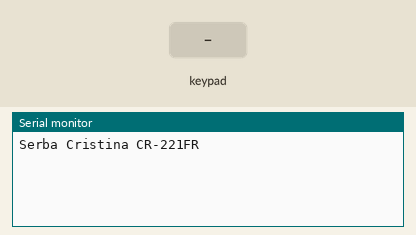
A sketch run on a simulated Arduino Uno, built with avr-gcc and run on an emulated ATmega328P. Parts: the last lines printed to the serial monitor. Inputs (shaded band) come from the test bench.

Above: at 1.2 s.
1.3 s: key '7' pressed
At 2.2 s:
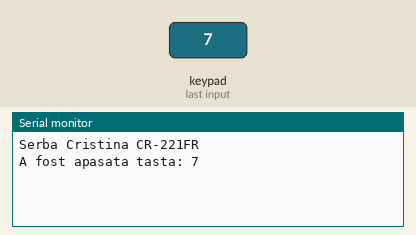
2.8 s: keypad keys 9 8 7 6 * pressed 0.4 s apart
At 5.9 s:
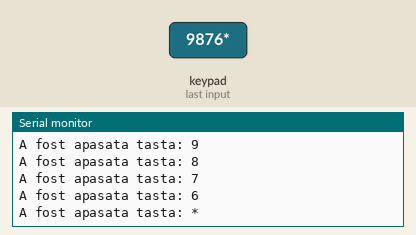
6.3 s: key '/' pressed
At 7.5 s:
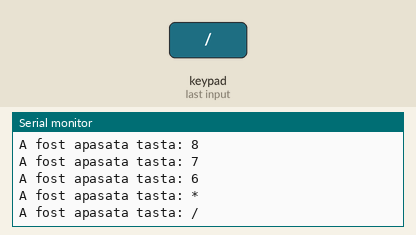
7.8 s: keypad keys 9 8 7 6 = pressed 0.4 s apart
At 10.9 s:
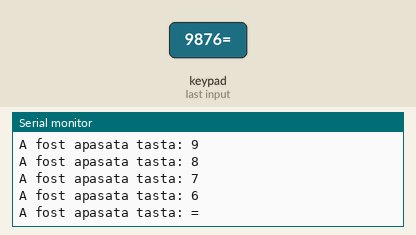
11.3 s: key 'C' pressed
At 12.5 s:
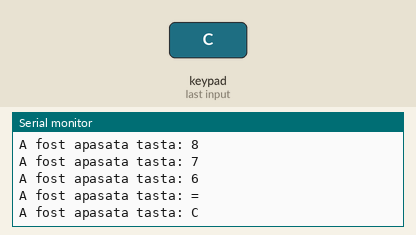
Timing chart, 0 to 13.8 s (numbered marks = the images above; inputs shaded):
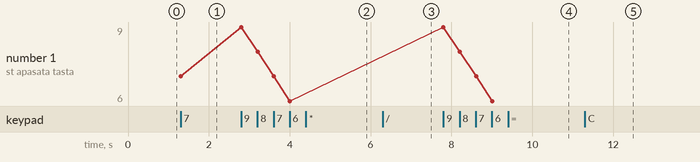

The sketch:

sketch_apr15a.ino
```cpp
#include <Keypad.h>

#define ROWS  4
#define COLS  4

/* Structura keypad-ului 4x4 */
char keys[ROWS][COLS] = {
  {'7','8','9','/'},
  {'4','5','6','*'},
  {'1','2','3','-'},
  {'C','0','=','+'}
};

/* Maparea la pinii arduino */
byte rowPins[ROWS] = {9, 8, 7, 6};
byte colPins[COLS] = {5, 4, 3, 2};

Keypad keypad = Keypad( makeKeymap(keys), rowPins, colPins, ROWS, COLS );

void setup() {
  Serial.begin(9600);
  Serial.println("Serba Cristina CR-221FR");
}

void loop()
{
  char key = keypad.getKey(); /* Primeste date de la tastatura */
  if (key != NO_KEY)
  {
    /* Verifica daca datele primite nu sunt goale */
    Serial.print("A fost apasata tasta: ");
    Serial.println(key);
  }
}
```

Measured:
- after the input at 1.3 s, the serial monitor: prints a new line at once (image 1)
- after the input at 2.8 s, the serial monitor: prints a new line at once (image 2)
- after the input at 6.3 s, the serial monitor: prints a new line at once (image 3)
- after the input at 7.8 s, the serial monitor: prints a new line at once (image 4)
- after the input at 11.3 s, the serial monitor: prints a new line at once (image 5)
- plotted number 1: 7 → 6 after the input at 2.8 s
